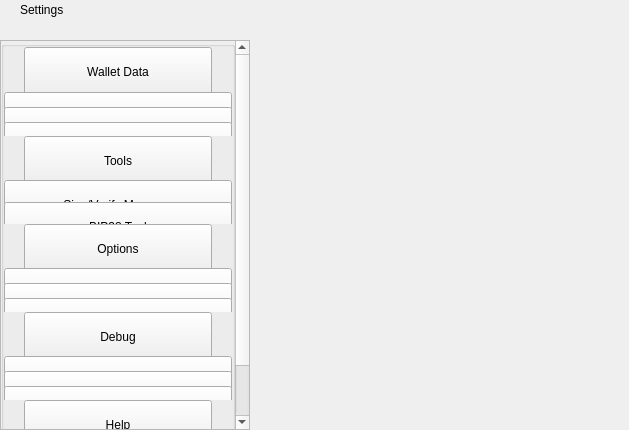
<?xml version="1.0" encoding="UTF-8"?>
<ui version="4.0">
 <class>SettingsWidget</class>
 <widget class="QWidget" name="SettingsWidget">
  <property name="geometry">
   <rect>
    <x>0</x>
    <y>0</y>
    <width>629</width>
    <height>430</height>
   </rect>
  </property>
  <property name="windowTitle">
   <string>Form</string>
  </property>
  <layout class="QHBoxLayout" name="horizontalLayout" stretch="1,2">
   <property name="spacing">
    <number>0</number>
   </property>
   <property name="leftMargin">
    <number>0</number>
   </property>
   <property name="topMargin">
    <number>0</number>
   </property>
   <property name="rightMargin">
    <number>0</number>
   </property>
   <property name="bottomMargin">
    <number>0</number>
   </property>
   <item>
    <widget class="QWidget" name="left" native="true">
     <property name="minimumSize">
      <size>
       <width>250</width>
       <height>0</height>
      </size>
     </property>
     <layout class="QVBoxLayout" name="verticalLayout">
      <property name="leftMargin">
       <number>0</number>
      </property>
      <property name="topMargin">
       <number>0</number>
      </property>
      <property name="rightMargin">
       <number>0</number>
      </property>
      <property name="bottomMargin">
       <number>0</number>
      </property>
      <item>
       <layout class="QVBoxLayout" name="verticalLayout_1">
        <property name="spacing">
         <number>0</number>
        </property>
        <item>
         <widget class="QWidget" name="titleMenuList" native="true">
          <property name="maximumSize">
           <size>
            <width>16777215</width>
            <height>30</height>
           </size>
          </property>
          <layout class="QHBoxLayout" name="horizontalLayout_1">
           <property name="spacing">
            <number>0</number>
           </property>
           <property name="leftMargin">
            <number>20</number>
           </property>
           <property name="topMargin">
            <number>0</number>
           </property>
           <property name="rightMargin">
            <number>20</number>
           </property>
           <property name="bottomMargin">
            <number>0</number>
           </property>
           <item>
            <widget class="QLabel" name="labelTitle">
             <property name="text">
              <string>Settings</string>
             </property>
            </widget>
           </item>
           <item>
            <spacer name="horizontalSpacer">
             <property name="orientation">
              <enum>Qt::Horizontal</enum>
             </property>
             <property name="sizeHint" stdset="0">
              <size>
               <width>40</width>
               <height>20</height>
              </size>
             </property>
            </spacer>
           </item>
          </layout>
         </widget>
        </item>
        <item>
         <spacer name="verticalSpacer_2">
          <property name="orientation">
           <enum>Qt::Vertical</enum>
          </property>
          <property name="sizeType">
           <enum>QSizePolicy::Fixed</enum>
          </property>
          <property name="sizeHint" stdset="0">
           <size>
            <width>20</width>
            <height>20</height>
           </size>
          </property>
         </spacer>
        </item>
        <item>
         <layout class="QVBoxLayout" name="verticalLayout_2">
          <item>
           <widget class="QScrollArea" name="scrollArea">
            <property name="sizePolicy">
             <sizepolicy hsizetype="Expanding" vsizetype="MinimumExpanding">
              <horstretch>0</horstretch>
              <verstretch>0</verstretch>
             </sizepolicy>
            </property>
            <property name="styleSheet">
             <string notr="true"/>
            </property>
            <property name="horizontalScrollBarPolicy">
             <enum>Qt::ScrollBarAlwaysOff</enum>
            </property>
            <property name="sizeAdjustPolicy">
             <enum>QAbstractScrollArea::AdjustIgnored</enum>
            </property>
            <property name="widgetResizable">
             <bool>true</bool>
            </property>
            <property name="alignment">
             <set>Qt::AlignLeading|Qt::AlignLeft|Qt::AlignTop</set>
            </property>
            <widget class="QWidget" name="scrollAreaWidgetContents">
             <property name="geometry">
              <rect>
               <x>0</x>
               <y>-68</y>
               <width>230</width>
               <height>452</height>
              </rect>
             </property>
             <property name="sizePolicy">
              <sizepolicy hsizetype="Preferred" vsizetype="MinimumExpanding">
               <horstretch>0</horstretch>
               <verstretch>0</verstretch>
              </sizepolicy>
             </property>
             <property name="maximumSize">
              <size>
               <width>16777215</width>
               <height>650</height>
              </size>
             </property>
             <property name="autoFillBackground">
              <bool>true</bool>
             </property>
             <layout class="QVBoxLayout" name="verticalLayout_3">
              <property name="spacing">
               <number>0</number>
              </property>
              <property name="sizeConstraint">
               <enum>QLayout::SetDefaultConstraint</enum>
              </property>
              <property name="leftMargin">
               <number>0</number>
              </property>
              <property name="topMargin">
               <number>0</number>
              </property>
              <property name="rightMargin">
               <number>0</number>
              </property>
              <property name="bottomMargin">
               <number>0</number>
              </property>
              <item>
               <layout class="QVBoxLayout" name="verticalLayout_4">
                <property name="spacing">
                 <number>0</number>
                </property>
                <item alignment="Qt::AlignTop">
                 <widget class="QGroupBox" name="groupBox">
                  <property name="sizePolicy">
                   <sizepolicy hsizetype="Preferred" vsizetype="MinimumExpanding">
                    <horstretch>0</horstretch>
                    <verstretch>0</verstretch>
                   </sizepolicy>
                  </property>
                  <property name="maximumSize">
                   <size>
                    <width>16777215</width>
                    <height>450</height>
                   </size>
                  </property>
                  <property name="title">
                   <string/>
                  </property>
                  <layout class="QVBoxLayout" name="verticalLayout_5">
                   <property name="spacing">
                    <number>0</number>
                   </property>
                   <property name="leftMargin">
                    <number>0</number>
                   </property>
                   <property name="topMargin">
                    <number>0</number>
                   </property>
                   <property name="rightMargin">
                    <number>0</number>
                   </property>
                   <property name="bottomMargin">
                    <number>0</number>
                   </property>
                   <item>
                    <widget class="QWidget" name="menuFileContainer" native="true">
                     <property name="maximumSize">
                      <size>
                       <width>16777215</width>
                       <height>160</height>
                      </size>
                     </property>
                     <layout class="QHBoxLayout" name="horizontalLayout_2">
                      <property name="spacing">
                       <number>0</number>
                      </property>
                      <property name="leftMargin">
                       <number>20</number>
                      </property>
                      <property name="topMargin">
                       <number>0</number>
                      </property>
                      <property name="rightMargin">
                       <number>20</number>
                      </property>
                      <property name="bottomMargin">
                       <number>0</number>
                      </property>
                      <item alignment="Qt::AlignTop">
                       <widget class="QPushButton" name="pushButtonFile">
                        <property name="minimumSize">
                         <size>
                          <width>0</width>
                          <height>50</height>
                         </size>
                        </property>
                        <property name="maximumSize">
                         <size>
                          <width>16777215</width>
                          <height>50</height>
                         </size>
                        </property>
                        <property name="focusPolicy">
                         <enum>Qt::NoFocus</enum>
                        </property>
                        <property name="text">
                         <string>Wallet Data</string>
                        </property>
                        <property name="checkable">
                         <bool>true</bool>
                        </property>
                        <property name="autoExclusive">
                         <bool>false</bool>
                        </property>
                       </widget>
                      </item>
                     </layout>
                    </widget>
                   </item>
                   <item>
                    <widget class="QWidget" name="fileButtonsWidget" native="true">
                     <property name="maximumSize">
                      <size>
                       <width>16777215</width>
                       <height>165</height>
                      </size>
                     </property>
                     <layout class="QVBoxLayout" name="verticalLayout_6">
                      <property name="spacing">
                       <number>0</number>
                      </property>
                      <property name="leftMargin">
                       <number>0</number>
                      </property>
                      <property name="topMargin">
                       <number>0</number>
                      </property>
                      <property name="rightMargin">
                       <number>0</number>
                      </property>
                      <property name="bottomMargin">
                       <number>0</number>
                      </property>
                      <item>
                       <widget class="QPushButton" name="pushButtonFile2">
                        <property name="minimumSize">
                         <size>
                          <width>0</width>
                          <height>50</height>
                         </size>
                        </property>
                        <property name="maximumSize">
                         <size>
                          <width>16777215</width>
                          <height>50</height>
                         </size>
                        </property>
                        <property name="focusPolicy">
                         <enum>Qt::NoFocus</enum>
                        </property>
                        <property name="text">
                         <string>Wallet</string>
                        </property>
                        <property name="checkable">
                         <bool>true</bool>
                        </property>
                        <property name="autoExclusive">
                         <bool>false</bool>
                        </property>
                       </widget>
                      </item>
                      <item>
                       <widget class="QPushButton" name="pushButtonFile3">
                        <property name="minimumSize">
                         <size>
                          <width>0</width>
                          <height>50</height>
                         </size>
                        </property>
                        <property name="maximumSize">
                         <size>
                          <width>16777215</width>
                          <height>50</height>
                         </size>
                        </property>
                        <property name="focusPolicy">
                         <enum>Qt::NoFocus</enum>
                        </property>
                        <property name="text">
                         <string>Multisend</string>
                        </property>
                        <property name="checkable">
                         <bool>true</bool>
                        </property>
                        <property name="autoExclusive">
                         <bool>false</bool>
                        </property>
                       </widget>
                      </item>
                      <item>
                       <widget class="QPushButton" name="pushButtonExportCsv">
                        <property name="minimumSize">
                         <size>
                          <width>0</width>
                          <height>50</height>
                         </size>
                        </property>
                        <property name="maximumSize">
                         <size>
                          <width>16777215</width>
                          <height>50</height>
                         </size>
                        </property>
                        <property name="focusPolicy">
                         <enum>Qt::NoFocus</enum>
                        </property>
                        <property name="text">
                         <string>Export Accounting</string>
                        </property>
                        <property name="checkable">
                         <bool>true</bool>
                        </property>
                        <property name="autoExclusive">
                         <bool>false</bool>
                        </property>
                       </widget>
                      </item>
                     </layout>
                    </widget>
                   </item>
                   <item>
                    <widget class="QWidget" name="menuToolsContainer" native="true">
                     <property name="maximumSize">
                      <size>
                       <width>16777215</width>
                       <height>160</height>
                      </size>
                     </property>
                     <layout class="QHBoxLayout" name="horizontalLayout_3">
                      <property name="spacing">
                       <number>0</number>
                      </property>
                      <property name="leftMargin">
                       <number>20</number>
                      </property>
                      <property name="topMargin">
                       <number>0</number>
                      </property>
                      <property name="rightMargin">
                       <number>20</number>
                      </property>
                      <property name="bottomMargin">
                       <number>0</number>
                      </property>
                      <item alignment="Qt::AlignTop">
                       <widget class="QPushButton" name="pushButtonConfiguration">
                        <property name="minimumSize">
                         <size>
                          <width>0</width>
                          <height>50</height>
                         </size>
                        </property>
                        <property name="maximumSize">
                         <size>
                          <width>16777215</width>
                          <height>50</height>
                         </size>
                        </property>
                        <property name="focusPolicy">
                         <enum>Qt::NoFocus</enum>
                        </property>
                        <property name="text">
                         <string>Tools</string>
                        </property>
                        <property name="checkable">
                         <bool>true</bool>
                        </property>
                        <property name="autoExclusive">
                         <bool>false</bool>
                        </property>
                       </widget>
                      </item>
                     </layout>
                    </widget>
                   </item>
                   <item>
                    <widget class="QWidget" name="configurationButtonsWidget" native="true">
                     <property name="maximumSize">
                      <size>
                       <width>16777215</width>
                       <height>105</height>
                      </size>
                     </property>
                     <layout class="QVBoxLayout" name="verticalLayout_7">
                      <property name="spacing">
                       <number>0</number>
                      </property>
                      <property name="leftMargin">
                       <number>0</number>
                      </property>
                      <property name="topMargin">
                       <number>0</number>
                      </property>
                      <property name="rightMargin">
                       <number>0</number>
                      </property>
                      <property name="bottomMargin">
                       <number>0</number>
                      </property>
                      <item>
                       <widget class="QPushButton" name="pushButtonConfiguration4">
                        <property name="minimumSize">
                         <size>
                          <width>0</width>
                          <height>50</height>
                         </size>
                        </property>
                        <property name="maximumSize">
                         <size>
                          <width>16777215</width>
                          <height>50</height>
                         </size>
                        </property>
                        <property name="focusPolicy">
                         <enum>Qt::NoFocus</enum>
                        </property>
                        <property name="text">
                         <string>Sign/Verify Message</string>
                        </property>
                        <property name="checkable">
                         <bool>true</bool>
                        </property>
                        <property name="autoExclusive">
                         <bool>false</bool>
                        </property>
                       </widget>
                      </item>
                      <item>
                       <widget class="QPushButton" name="pushButtonConfiguration3">
                        <property name="minimumSize">
                         <size>
                          <width>0</width>
                          <height>50</height>
                         </size>
                        </property>
                        <property name="maximumSize">
                         <size>
                          <width>16777215</width>
                          <height>50</height>
                         </size>
                        </property>
                        <property name="focusPolicy">
                         <enum>Qt::NoFocus</enum>
                        </property>
                        <property name="text">
                         <string>BIP38 Tool</string>
                        </property>
                        <property name="checkable">
                         <bool>true</bool>
                        </property>
                        <property name="autoExclusive">
                         <bool>false</bool>
                        </property>
                       </widget>
                      </item>
                     </layout>
                    </widget>
                   </item>
                   <item>
                    <layout class="QHBoxLayout" name="horizontalLayout_4">
                     <property name="spacing">
                      <number>0</number>
                     </property>
                     <property name="leftMargin">
                      <number>20</number>
                     </property>
                     <property name="rightMargin">
                      <number>20</number>
                     </property>
                     <item alignment="Qt::AlignTop">
                      <widget class="QPushButton" name="pushButtonOptions">
                       <property name="minimumSize">
                        <size>
                         <width>0</width>
                         <height>50</height>
                        </size>
                       </property>
                       <property name="maximumSize">
                        <size>
                         <width>16777215</width>
                         <height>50</height>
                        </size>
                       </property>
                       <property name="focusPolicy">
                        <enum>Qt::NoFocus</enum>
                       </property>
                       <property name="text">
                        <string>Options</string>
                       </property>
                       <property name="checkable">
                        <bool>true</bool>
                       </property>
                       <property name="autoExclusive">
                        <bool>false</bool>
                       </property>
                      </widget>
                     </item>
                    </layout>
                   </item>
                   <item>
                    <widget class="QWidget" name="optionsButtonsWidget" native="true">
                     <property name="maximumSize">
                      <size>
                       <width>16777215</width>
                       <height>160</height>
                      </size>
                     </property>
                     <layout class="QVBoxLayout" name="verticalLayout_8">
                      <property name="spacing">
                       <number>0</number>
                      </property>
                      <property name="leftMargin">
                       <number>0</number>
                      </property>
                      <property name="topMargin">
                       <number>0</number>
                      </property>
                      <property name="rightMargin">
                       <number>0</number>
                      </property>
                      <property name="bottomMargin">
                       <number>0</number>
                      </property>
                      <item>
                       <widget class="QPushButton" name="pushButtonOptions1">
                        <property name="minimumSize">
                         <size>
                          <width>0</width>
                          <height>50</height>
                         </size>
                        </property>
                        <property name="maximumSize">
                         <size>
                          <width>16777215</width>
                          <height>50</height>
                         </size>
                        </property>
                        <property name="focusPolicy">
                         <enum>Qt::NoFocus</enum>
                        </property>
                        <property name="text">
                         <string>Main</string>
                        </property>
                        <property name="checkable">
                         <bool>true</bool>
                        </property>
                        <property name="checked">
                         <bool>false</bool>
                        </property>
                        <property name="autoExclusive">
                         <bool>false</bool>
                        </property>
                       </widget>
                      </item>
                      <item>
                       <widget class="QPushButton" name="pushButtonOptions2">
                        <property name="minimumSize">
                         <size>
                          <width>0</width>
                          <height>50</height>
                         </size>
                        </property>
                        <property name="maximumSize">
                         <size>
                          <width>16777215</width>
                          <height>50</height>
                         </size>
                        </property>
                        <property name="focusPolicy">
                         <enum>Qt::NoFocus</enum>
                        </property>
                        <property name="text">
                         <string>Wallet</string>
                        </property>
                        <property name="checkable">
                         <bool>true</bool>
                        </property>
                        <property name="autoExclusive">
                         <bool>false</bool>
                        </property>
                       </widget>
                      </item>
                      <item>
                       <widget class="QPushButton" name="pushButtonOptions5">
                        <property name="minimumSize">
                         <size>
                          <width>0</width>
                          <height>50</height>
                         </size>
                        </property>
                        <property name="maximumSize">
                         <size>
                          <width>16777215</width>
                          <height>50</height>
                         </size>
                        </property>
                        <property name="focusPolicy">
                         <enum>Qt::NoFocus</enum>
                        </property>
                        <property name="text">
                         <string>Display</string>
                        </property>
                        <property name="checkable">
                         <bool>true</bool>
                        </property>
                        <property name="autoExclusive">
                         <bool>false</bool>
                        </property>
                       </widget>
                      </item>
                     </layout>
                    </widget>
                   </item>
                   <item>
                    <layout class="QHBoxLayout" name="horizontalTools">
                     <property name="spacing">
                      <number>0</number>
                     </property>
                     <property name="leftMargin">
                      <number>20</number>
                     </property>
                     <property name="rightMargin">
                      <number>20</number>
                     </property>
                     <item alignment="Qt::AlignTop">
                      <widget class="QPushButton" name="pushButtonTools">
                       <property name="minimumSize">
                        <size>
                         <width>0</width>
                         <height>50</height>
                        </size>
                       </property>
                       <property name="maximumSize">
                        <size>
                         <width>16777215</width>
                         <height>50</height>
                        </size>
                       </property>
                       <property name="focusPolicy">
                        <enum>Qt::NoFocus</enum>
                       </property>
                       <property name="text">
                        <string>Debug</string>
                       </property>
                       <property name="checkable">
                        <bool>true</bool>
                       </property>
                       <property name="autoExclusive">
                        <bool>false</bool>
                       </property>
                      </widget>
                     </item>
                    </layout>
                   </item>
                   <item>
                    <widget class="QWidget" name="toolsButtonsWidget" native="true">
                     <property name="maximumSize">
                      <size>
                       <width>16777215</width>
                       <height>160</height>
                      </size>
                     </property>
                     <layout class="QVBoxLayout" name="verticalTools_11">
                      <property name="spacing">
                       <number>0</number>
                      </property>
                      <property name="leftMargin">
                       <number>0</number>
                      </property>
                      <property name="topMargin">
                       <number>0</number>
                      </property>
                      <property name="rightMargin">
                       <number>0</number>
                      </property>
                      <property name="bottomMargin">
                       <number>0</number>
                      </property>
                      <item>
                       <widget class="QPushButton" name="pushButtonTools1">
                        <property name="minimumSize">
                         <size>
                          <width>0</width>
                          <height>50</height>
                         </size>
                        </property>
                        <property name="maximumSize">
                         <size>
                          <width>16777215</width>
                          <height>50</height>
                         </size>
                        </property>
                        <property name="focusPolicy">
                         <enum>Qt::NoFocus</enum>
                        </property>
                        <property name="text">
                         <string>Information</string>
                        </property>
                        <property name="checkable">
                         <bool>true</bool>
                        </property>
                        <property name="checked">
                         <bool>false</bool>
                        </property>
                        <property name="autoExclusive">
                         <bool>false</bool>
                        </property>
                       </widget>
                      </item>
                      <item>
                       <widget class="QPushButton" name="pushButtonTools2">
                        <property name="minimumSize">
                         <size>
                          <width>0</width>
                          <height>50</height>
                         </size>
                        </property>
                        <property name="maximumSize">
                         <size>
                          <width>16777215</width>
                          <height>50</height>
                         </size>
                        </property>
                        <property name="focusPolicy">
                         <enum>Qt::NoFocus</enum>
                        </property>
                        <property name="text">
                         <string>Console</string>
                        </property>
                        <property name="checkable">
                         <bool>true</bool>
                        </property>
                        <property name="autoExclusive">
                         <bool>false</bool>
                        </property>
                       </widget>
                      </item>
                      <item>
                       <widget class="QPushButton" name="pushButtonTools5">
                        <property name="minimumSize">
                         <size>
                          <width>0</width>
                          <height>50</height>
                         </size>
                        </property>
                        <property name="maximumSize">
                         <size>
                          <width>16777215</width>
                          <height>50</height>
                         </size>
                        </property>
                        <property name="focusPolicy">
                         <enum>Qt::NoFocus</enum>
                        </property>
                        <property name="text">
                         <string>Wallet Repair</string>
                        </property>
                        <property name="checkable">
                         <bool>true</bool>
                        </property>
                        <property name="autoExclusive">
                         <bool>false</bool>
                        </property>
                       </widget>
                      </item>
                     </layout>
                    </widget>
                   </item>
                   <item>
                    <layout class="QHBoxLayout" name="horizontalHelp">
                     <property name="spacing">
                      <number>0</number>
                     </property>
                     <property name="leftMargin">
                      <number>20</number>
                     </property>
                     <property name="rightMargin">
                      <number>20</number>
                     </property>
                     <item alignment="Qt::AlignTop">
                      <widget class="QPushButton" name="pushButtonHelp">
                       <property name="minimumSize">
                        <size>
                         <width>0</width>
                         <height>50</height>
                        </size>
                       </property>
                       <property name="maximumSize">
                        <size>
                         <width>16777215</width>
                         <height>50</height>
                        </size>
                       </property>
                       <property name="focusPolicy">
                        <enum>Qt::NoFocus</enum>
                       </property>
                       <property name="text">
                        <string>Help</string>
                       </property>
                       <property name="checkable">
                        <bool>true</bool>
                       </property>
                       <property name="autoExclusive">
                        <bool>false</bool>
                       </property>
                      </widget>
                     </item>
                    </layout>
                   </item>
                   <item>
                    <widget class="QWidget" name="helpButtonsWidget" native="true">
                     <property name="maximumSize">
                      <size>
                       <width>16777215</width>
                       <height>100</height>
                      </size>
                     </property>
                     <layout class="QVBoxLayout" name="verticalHelp">
                      <property name="spacing">
                       <number>0</number>
                      </property>
                      <property name="leftMargin">
                       <number>0</number>
                      </property>
                      <property name="topMargin">
                       <number>0</number>
                      </property>
                      <property name="rightMargin">
                       <number>0</number>
                      </property>
                      <property name="bottomMargin">
                       <number>0</number>
                      </property>
                      <item>
                       <widget class="QPushButton" name="pushButtonHelp1">
                        <property name="minimumSize">
                         <size>
                          <width>0</width>
                          <height>50</height>
                         </size>
                        </property>
                        <property name="maximumSize">
                         <size>
                          <width>16777215</width>
                          <height>50</height>
                         </size>
                        </property>
                        <property name="focusPolicy">
                         <enum>Qt::NoFocus</enum>
                        </property>
                        <property name="text">
                         <string>FAQ</string>
                        </property>
                        <property name="checkable">
                         <bool>false</bool>
                        </property>
                        <property name="checked">
                         <bool>false</bool>
                        </property>
                        <property name="autoExclusive">
                         <bool>false</bool>
                        </property>
                       </widget>
                      </item>
                      <item>
                       <widget class="QPushButton" name="pushButtonHelp2">
                        <property name="minimumSize">
                         <size>
                          <width>0</width>
                          <height>50</height>
                         </size>
                        </property>
                        <property name="maximumSize">
                         <size>
                          <width>16777215</width>
                          <height>50</height>
                         </size>
                        </property>
                        <property name="focusPolicy">
                         <enum>Qt::NoFocus</enum>
                        </property>
                        <property name="text">
                         <string>About TNC</string>
                        </property>
                        <property name="checkable">
                         <bool>false</bool>
                        </property>
                        <property name="autoExclusive">
                         <bool>false</bool>
                        </property>
                       </widget>
                      </item>
                     </layout>
                    </widget>
                   </item>
                  </layout>
                 </widget>
                </item>
               </layout>
              </item>
             </layout>
            </widget>
           </widget>
          </item>
         </layout>
        </item>
       </layout>
      </item>
     </layout>
    </widget>
   </item>
   <item>
    <widget class="QWidget" name="right" native="true">
     <layout class="QVBoxLayout" name="verticalLayout_9">
      <property name="leftMargin">
       <number>0</number>
      </property>
      <property name="topMargin">
       <number>0</number>
      </property>
      <property name="rightMargin">
       <number>0</number>
      </property>
      <property name="bottomMargin">
       <number>0</number>
      </property>
      <item>
       <layout class="QVBoxLayout" name="verticalLayout_10">
        <property name="spacing">
         <number>6</number>
        </property>
        <item>
         <layout class="QVBoxLayout" name="verticalLayout_11">
          <item>
           <widget class="QStackedWidget" name="stackedWidgetContainer"/>
          </item>
         </layout>
        </item>
       </layout>
      </item>
     </layout>
    </widget>
   </item>
  </layout>
 </widget>
 <resources/>
 <connections/>
</ui>
